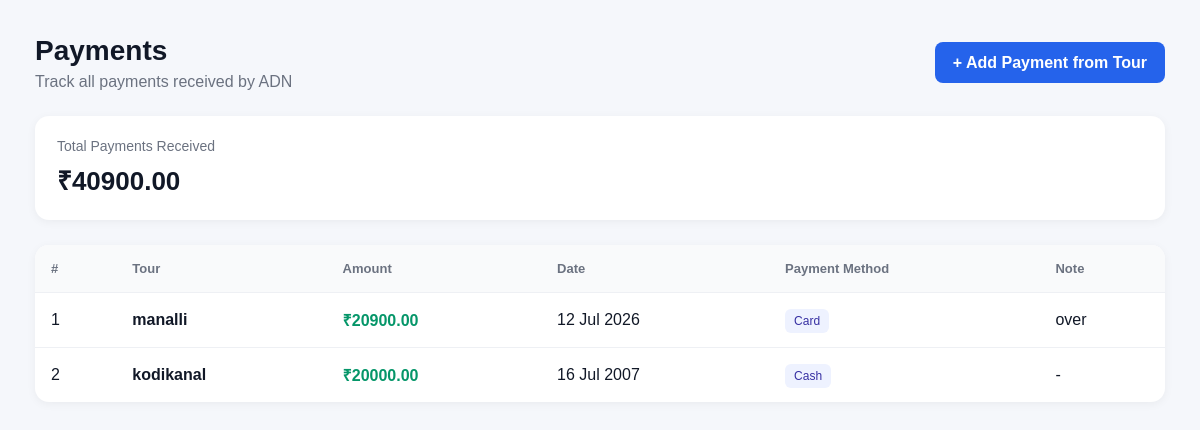
The page /payments/ on the database its author committed.
### finance/models.py (models this page shows, shortened)
class Payment(models.Model):
    tour = models.ForeignKey(
        Tour,
        on_delete=models.CASCADE,
        related_name='payments'
    )
    amount = models.DecimalField(
        max_digits=12,
        decimal_places=2
    )
    payment_date = models.DateField()
    payment_method = models.CharField(
        max_length=50,
        default='Cash'
    )
    note = models.CharField(
        max_length=255,
        blank=True
    )
    created_at = models.DateTimeField(
        auto_now_add=True
    )

class Tour(models.Model):
    tour_name = models.CharField(max_length=200)
    tour_date = models.DateField()
    customer_count = models.PositiveIntegerField(default=0)
    package_amount = models.DecimalField(
        max_digits=12,
        decimal_places=2,
        default=0
    )
    collection = models.DecimalField(
        max_digits=12,
        decimal_places=2,
        default=0
    )
    hotel_expense = models.DecimalField(
        max_digits=12,
        decimal_places=2,
        default=0
    )
    car_expense = models.DecimalField(
        max_digits=12,
        decimal_places=2,
        default=0
    )
    food_expense = models.DecimalField(
        max_digits=12,
        decimal_places=2,
        default=0
    )
    other_expense = models.DecimalField(
        max_digits=12,
        decimal_places=2,
        default=0
    )
    created_at = models.DateTimeField(auto_now_add=True)

### finance/views.py (the view)
def payments(request):
    payments = Payment.objects.select_related(
        'tour'
    ).order_by('-payment_date')
    total_paid = sum(
        payment.amount
        for payment in payments
    )
    return render(
        request,
        'finance/payments.html',
        {
            'payments': payments,
            'total_paid': total_paid
        }
    )

### finance/templates/finance/payments.html (shortened to what this page needs)
<!DOCTYPE html>
<html>
<head>
</head>
<body>
<div class="container">
   <div class="topbar">
    <div>
        <h1>Payments</h1>
        <div class="subtitle">
            Track all payments received by ADN
        </div>
    </div>
    <div>
 <a href="{% url 'add_payment' %}" class="add-btn">
    + Add Payment from Tour
</a>
    </div>
</div>
    <div class="summary">
        <div class="summary-title">
            Total Payments Received
        </div>
        <div class="summary-value">
            ₹{{ total_paid|floatformat:2 }}
        </div>
    </div>
    <div class="card">
        {% if payments %}
        <table>
            <thead>
                <tr>
                    <th>#</th>
                    <th>Tour</th>
                    <th>Amount</th>
                    <th>Date</th>
                    <th>Payment Method</th>
                    <th>Note</th>
                </tr>
            </thead>
            <tbody>
            {% for payment in payments %}
                <tr>
                    <td>
                        {{ forloop.counter }}
                    </td>
                    <td>
                        <strong>
                            {{ payment.tour.tour_name }}
                        </strong>
                    </td>
                    <td class="amount">
                        ₹{{ payment.amount|floatformat:2 }}
                    </td>
                    <td>
                        {{ payment.payment_date|date:"d M Y" }}
                    </td>
                    <td>
                        <span class="method">
                            {{ payment.payment_method }}
                        </span>
                    </td>
                    <td>
                        {{ payment.note|default:"-" }}
                    </td>
                </tr>
            {% endfor %}
            </tbody>
        </table>
        {% endif %}
    </div>
</div>
</body>
</html>

### finance/templates/finance/payments.html (style rules this page uses)
* { box-sizing: border-box; }
body { margin: 0; font-family: Arial, sans-serif; background: #f5f7fb; color: #111827; }
.container { padding: 35px; }
.topbar { display: flex; justify-content: space-between; align-items: center; margin-bottom: 25px; }
h1 { margin: 0; font-size: 28px; }
.subtitle { color: #6b7280; margin-top: 6px; }
.add-btn { background: #2563eb; color: white; text-decoration: none; padding: 12px 18px; border-radius: 8px; font-weight: 600; }
.summary { background: white; padding: 22px; border-radius: 14px; margin-bottom: 25px; box-shadow: 0 2px 10px rgba(0,0,0,0.05); }
.summary-title { color: #6b7280; font-size: 14px; }
.summary-value { margin-top: 8px; font-size: 26px; font-weight: 700; }
.card { background: white; border-radius: 14px; overflow: hidden; box-shadow: 0 2px 10px rgba(0,0,0,0.05); }
table { width: 100%; border-collapse: collapse; }
th { background: #f9fafb; color: #6b7280; font-size: 13px; text-align: left; padding: 16px; }
td { padding: 16px; border-top: 1px solid #eef0f4; }
.amount { font-weight: 700; color: #059669; }
.method { background: #eef2ff; color: #3730a3; padding: 5px 9px; border-radius: 6px; font-size: 12px; }

### rows shown on the page
Payment: tour.tour_name "manalli", amount "20900.00", payment_date "12 Jul 2026", payment_method "Card", note "over"
Payment: tour.tour_name "kodikanal", amount "20000.00", payment_date "16 Jul 2007", payment_method "Cash", note "-"

### other values the page prints
{{ total_paid|floatformat:2 }} "40900.00"
